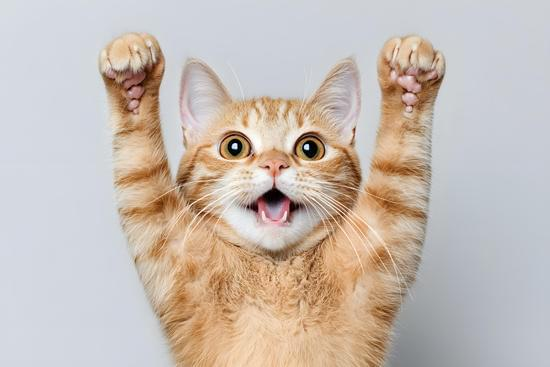
#> input picture First project/Bloque 2/Ejercicios/gato.jpg, 550 x 367 px
$ python '12)Ejercicios Matrices de imagenes 7.py'
#> lines starting #> are read from the running program, lines starting #| are printed output that depends on the picture
### First project/Bloque 2/Ejercicios/AMS_compression.py
from PIL import Image

def imagen_a_matrices(ruta_imagen):
    """
    Lee una imagen JPG y la convierte a tres matrices de listas 2D
    Una matriz para cada canal: R, G, B
    """
    img = Image.open(ruta_imagen)
    ancho, alto = img.size

    # Convertir a RGB si no lo es
    if img.mode != 'RGB':
        img = img.convert('RGB')

    # Obtener datos de píxeles
    pixels = list(img.getdata())

    # Crear tres matrices 2D vacías
    matriz_r = []  # Matriz para canal Rojo
    matriz_g = []  # Matriz para canal Verde
    matriz_b = []  # Matriz para canal Azul

    # Llenar las matrices
    for y in range(alto):
        fila_r = []
        fila_g = []
        fila_b = []

        for x in range(ancho):
            index = y * ancho + x
            r, g, b = pixels[index]

            fila_r.append(r)
            fila_g.append(g)
            fila_b.append(b)

        matriz_r.append(fila_r)
        matriz_g.append(fila_g)
        matriz_b.append(fila_b)

    return matriz_r, matriz_g, matriz_b, ancho, alto

def matrices_a_imagen(matriz_r, matriz_g, matriz_b, ruta_salida):
    """
    Convierte las tres matrices 2D a imagen JPG
    """
    alto = len(matriz_r)
    ancho = len(matriz_r[0])

    # Crear lista plana de píxeles combinando las tres matrices
    pixels = []
    for y in range(alto):
        for x in range(ancho):
            r = matriz_r[y][x]
            g = matriz_g[y][x]
            b = matriz_b[y][x]
            pixels.append((r, g, b))

    # Crear imagen y guardar
    img = Image.new('RGB', (ancho, alto))
    img.putdata(pixels)
    img.save(ruta_salida, 'JPEG', quality=85)

    return img

def calcular_tamano_matriz_2d(matriz):
    """Calcula el tamaño en bytes (una posición = un byte) de una matriz 2D"""
    if not matriz or not matriz[0]:
        return 0

    alto = len(matriz)
    ancho = len(matriz[0])

    return alto * ancho

def mostrar_stats(matriz_r_orig, matriz_g_orig, matriz_b_orig,
                        matriz_r_comp, matriz_g_comp, matriz_b_comp):
    """Muestra estadísticas de compresión"""
    tamano_orig = (calcular_tamano_matriz_2d(matriz_r_orig) +
                   calcular_tamano_matriz_2d(matriz_g_orig) +
                   calcular_tamano_matriz_2d(matriz_b_orig))

    tamano_comp = (calcular_tamano_matriz_2d(matriz_r_comp) +
                   calcular_tamano_matriz_2d(matriz_g_comp) +
                   calcular_tamano_matriz_2d(matriz_b_comp))

    print(f"\n=== STATS DE COMPRESION ===")
    print(f"Resolución: {len(matriz_r_orig[0])}x{len(matriz_r_orig)}")
    print(f"Tamaño estimado original: {tamano_orig} bytes")
    print(f"Tamaño estimado comprimido: {tamano_comp} bytes")

    if tamano_orig > 0:
        if tamano_comp > 0:
            ratio = tamano_orig / tamano_comp
        else:
            ratio = float('inf')
        reduccion = (1 - tamano_comp/tamano_orig) * 100
        print(f"Ratio de compresión: {ratio:.2f}x")
        print(f"Reducción: {reduccion:.2f}%")

### First project/Bloque 2/Ejercicios/12)Ejercicios Matrices de imagenes 7.py
import AMS_compression as amsc

ruta_imagen = input("Ruta o nombre de la imagen a comprimir:\n")
#> the answer given: gato.jpg
ruta_imagen_comprimida = input("Ruta o nombre de la imagen comprimida:\n")
#> the answer given: gato.jpg

# Leer imagen
matriz_r, matriz_g, matriz_b, ancho, alto = amsc.imagen_a_matrices(ruta_imagen)
#> in imagen_a_matrices, img is the input picture: PIL image 550x367 RGB; mean R, G, B 199.4, 187.9, 179.9
#> in imagen_a_matrices, `pixels = list(img.getdata())`: pixels = 201850 items
#> after the loop in imagen_a_matrices, `for y in range(alto):`: matriz_b = 367 items
#> matriz_r = 367 items; matriz_g = 367 items; matriz_b = 367 items; ancho = 550; alto = 367


######################################################################
##### ESCRIBE TU CÓDIGO DE COMPRESIÓN DE IMÁGENES A CONTINUACIÓN #####
######################################################################

# Las matrices de la imagen original son matriz_r, matriz_g y matriz_b
# una para cada canal.
# Crea tres matrices nuevas llamadas: comprimida_r, comprimida_g y
# comprimida_b con el fin de comprimir las matrices de la imagen
# original.
# Utiliza los diferentes métodos de compresión explicados por el
# profesor en clase.
#desescalar imagen
comprimida_r = []
comprimida_g = []
comprimida_b = []
csum = [0,0,0]
pixeles = 3
for i in range(0,alto,pixeles):
    comprimida_r.append([])
    comprimida_g.append([])
    comprimida_b.append([])
    for j in range(0,ancho,pixeles):
        print(alto-pixeles)
        print(alto, ancho)
        print(i,j)
        if ancho%pixeles == 0 and alto%pixeles != 0 and i >= alto-pixeles:
            csum = [0, 0, 0]
            for k in range(alto%pixeles):
                for l in range(pixeles):
                    csum[0] += matriz_r[i+k][j+l]
                    csum[1] += matriz_g[i+k][j+l]
                    csum[2] += matriz_b[i+k][j+l]
            comprimida_r[i // pixeles].append(csum[0] // (pixeles*(alto%pixeles)))
            comprimida_g[i // pixeles].append(csum[1] // (pixeles*(alto%pixeles)))
            comprimida_b[i // pixeles].append(csum[2] // (pixeles*(alto%pixeles)))
        elif ancho%pixeles != 0 and alto%pixeles == 0 and j >= ancho-pixeles:
            csum = [0, 0, 0]
            for k in range(pixeles):
                for l in range(ancho%pixeles):
                    csum[0] += matriz_r[i+k][j+l]
                    csum[1] += matriz_g[i+k][j+l]
                    csum[2] += matriz_b[i+k][j+l]
            comprimida_r[i // pixeles].append(csum[0] // (pixeles*(ancho%pixeles)))
            comprimida_g[i // pixeles].append(csum[1] // (pixeles*(ancho%pixeles)))
            comprimida_b[i // pixeles].append(csum[2] // (pixeles*(ancho%pixeles)))
        elif ancho%pixeles != 0 and alto%pixeles != 0 and j >= ancho - pixeles and i >= alto-pixeles:
            csum = [0, 0, 0]
            for k in range(alto%pixeles):
                for l in range(ancho % pixeles):
                    csum[0] += matriz_r[i + k][j + l]
                    csum[1] += matriz_g[i + k][j + l]
                    csum[2] += matriz_b[i + k][j + l]
            comprimida_r[i // pixeles].append(csum[0] // ((alto%pixeles) * (ancho % pixeles)))
            comprimida_g[i // pixeles].append(csum[1] // ((alto%pixeles) * (ancho % pixeles)))
            comprimida_b[i // pixeles].append(csum[2] // ((alto%pixeles) * (ancho % pixeles)))
        elif ancho%pixeles != 0 and alto%pixeles != 0 and j >= ancho-pixeles:
            csum = [0, 0, 0]
            for k in range(pixeles):
                for l in range(ancho%pixeles):
                    csum[0] += matriz_r[i+k][j+l]
                    csum[1] += matriz_g[i+k][j+l]
                    csum[2] += matriz_b[i+k][j+l]
            comprimida_r[i // pixeles].append(csum[0] // (pixeles*(ancho%pixeles)))
            comprimida_g[i // pixeles].append(csum[1] // (pixeles*(ancho%pixeles)))
            comprimida_b[i // pixeles].append(csum[2] // (pixeles*(ancho%pixeles)))

        elif ancho%pixeles != 0 and alto%pixeles != 0 and i >= alto-pixeles:
            csum = [0, 0, 0]
            for k in range(alto%pixeles):
                for l in range(pixeles):
                    csum[0] += matriz_r[i+k][j+l]
                    csum[1] += matriz_g[i+k][j+l]
                    csum[2] += matriz_b[i+k][j+l]
            comprimida_r[i // pixeles].append(csum[0] // (pixeles*(alto%pixeles)))
            comprimida_g[i // pixeles].append(csum[1] // (pixeles*(alto%pixeles)))
            comprimida_b[i // pixeles].append(csum[2] // (pixeles*(alto%pixeles)))
        else:
            csum = [0,0,0]
            for k in range(pixeles):
                for l in range(pixeles):
                    csum[0] += matriz_r[i+k][j+l]
                    csum[1] += matriz_g[i+k][j+l]
                    csum[2] += matriz_b[i+k][j+l]
            comprimida_r[i//pixeles].append(csum[0]//(pixeles**2))
            comprimida_g[i//pixeles].append(csum[1]//(pixeles**2))
            comprimida_b[i//pixeles].append(csum[2]//(pixeles**2))
#> this loop made 123 passes
#> (printed output is left out)
#> after the loop, comprimida_b = 123 items; comprimida_g = 123 items; comprimida_r = 123 items

######################################################################
##### FINAL DE TU CÓDIGO DE COMPRESIÓN DE IMÁGENES ###################
######################################################################

# Mostrar estadísticas de compresión
amsc.mostrar_stats(matriz_r, matriz_g, matriz_b, comprimida_r, comprimida_g, comprimida_b)
#> in calcular_tamano_matriz_2d, `alto = len(matriz)`: alto = 367
#> in calcular_tamano_matriz_2d, `ancho = len(matriz[0])`: ancho = 550
#> in mostrar_stats, `tamano_orig = (calcular_tamano_matriz_2d(matriz_r_orig) + calcular_tam..`: tamano_orig = 605550
#> in mostrar_stats, `tamano_comp = (calcular_tamano_matriz_2d(matriz_r_comp) + calcular_tam..`: tamano_comp = 67896
#> in mostrar_stats, `ratio = tamano_orig / tamano_comp`: ratio = 8.92
#> in mostrar_stats, `reduccion = (1 - tamano_comp/tamano_orig) * 100`: reduccion = 88.79

# Guardar matriz comprimida
amsc.matrices_a_imagen(comprimida_r, comprimida_g, comprimida_b, ruta_imagen_comprimida)
#> in matrices_a_imagen, `alto = len(matriz_r)`: alto = 123
#> in matrices_a_imagen, `ancho = len(matriz_r[0])`: ancho = 184
#> after the loop in matrices_a_imagen, `for y in range(alto):`: pixels = 22632 items
#> in matrices_a_imagen, `img = Image.new('RGB', (ancho, alto))`: img: PIL image 184x123 RGB; every value is 0
#> in matrices_a_imagen, `img.putdata(pixels)`:
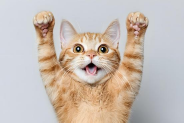
#> img: PIL image 184x123 RGB; mean R, G, B 199, 187.7, 179.7
